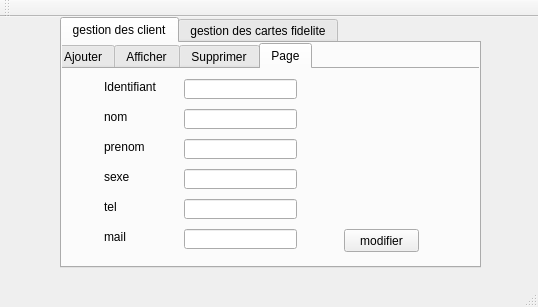
<?xml version="1.0" encoding="UTF-8"?>
<ui version="4.0">
 <class>MainWindow</class>
 <widget class="QMainWindow" name="MainWindow">
  <property name="geometry">
   <rect>
    <x>0</x>
    <y>0</y>
    <width>538</width>
    <height>307</height>
   </rect>
  </property>
  <property name="windowTitle">
   <string>Gestion des clients</string>
  </property>
  <widget class="QWidget" name="centralWidget">
   <widget class="QTabWidget" name="tabWidget">
    <property name="geometry">
     <rect>
      <x>60</x>
      <y>0</y>
      <width>421</width>
      <height>251</height>
     </rect>
    </property>
    <property name="currentIndex">
     <number>0</number>
    </property>
    <widget class="QWidget" name="tab_3">
     <attribute name="title">
      <string>gestion des client</string>
     </attribute>
     <widget class="QTabWidget" name="tabWidget_2">
      <property name="geometry">
       <rect>
        <x>-10</x>
        <y>0</y>
        <width>551</width>
        <height>271</height>
       </rect>
      </property>
      <property name="currentIndex">
       <number>3</number>
      </property>
      <widget class="QWidget" name="tab_5">
       <attribute name="title">
        <string>Ajouter</string>
       </attribute>
       <widget class="QLabel" name="label">
        <property name="geometry">
         <rect>
          <x>20</x>
          <y>30</y>
          <width>61</width>
          <height>16</height>
         </rect>
        </property>
        <property name="text">
         <string>Identifiant</string>
        </property>
       </widget>
       <widget class="QLabel" name="label_2">
        <property name="geometry">
         <rect>
          <x>20</x>
          <y>60</y>
          <width>47</width>
          <height>13</height>
         </rect>
        </property>
        <property name="text">
         <string>Nom</string>
        </property>
       </widget>
       <widget class="QLabel" name="label_3">
        <property name="geometry">
         <rect>
          <x>20</x>
          <y>90</y>
          <width>47</width>
          <height>13</height>
         </rect>
        </property>
        <property name="text">
         <string>Prénom</string>
        </property>
       </widget>
       <widget class="QLineEdit" name="lineEdit_id">
        <property name="geometry">
         <rect>
          <x>130</x>
          <y>30</y>
          <width>113</width>
          <height>20</height>
         </rect>
        </property>
       </widget>
       <widget class="QLineEdit" name="lineEdit_nom">
        <property name="geometry">
         <rect>
          <x>130</x>
          <y>60</y>
          <width>113</width>
          <height>20</height>
         </rect>
        </property>
       </widget>
       <widget class="QLineEdit" name="lineEdit_prenom">
        <property name="geometry">
         <rect>
          <x>130</x>
          <y>90</y>
          <width>113</width>
          <height>20</height>
         </rect>
        </property>
       </widget>
       <widget class="QPushButton" name="pb_ajouter">
        <property name="geometry">
         <rect>
          <x>280</x>
          <y>170</y>
          <width>75</width>
          <height>23</height>
         </rect>
        </property>
        <property name="text">
         <string>Ajouter</string>
        </property>
       </widget>
       <widget class="QLabel" name="label_9">
        <property name="geometry">
         <rect>
          <x>20</x>
          <y>120</y>
          <width>61</width>
          <height>16</height>
         </rect>
        </property>
        <property name="text">
         <string>sexe</string>
        </property>
       </widget>
       <widget class="QLabel" name="label_10">
        <property name="geometry">
         <rect>
          <x>20</x>
          <y>150</y>
          <width>61</width>
          <height>16</height>
         </rect>
        </property>
        <property name="text">
         <string>tel</string>
        </property>
       </widget>
       <widget class="QLabel" name="label_11">
        <property name="geometry">
         <rect>
          <x>20</x>
          <y>180</y>
          <width>61</width>
          <height>16</height>
         </rect>
        </property>
        <property name="text">
         <string>mail</string>
        </property>
       </widget>
       <widget class="QLineEdit" name="lineEdit_prenom_3">
        <property name="geometry">
         <rect>
          <x>130</x>
          <y>120</y>
          <width>113</width>
          <height>20</height>
         </rect>
        </property>
       </widget>
       <widget class="QLineEdit" name="lineEdit_prenom_4">
        <property name="geometry">
         <rect>
          <x>130</x>
          <y>150</y>
          <width>113</width>
          <height>20</height>
         </rect>
        </property>
       </widget>
       <widget class="QLineEdit" name="lineEdit_prenom_5">
        <property name="geometry">
         <rect>
          <x>130</x>
          <y>180</y>
          <width>113</width>
          <height>20</height>
         </rect>
        </property>
       </widget>
      </widget>
      <widget class="QWidget" name="tab_6">
       <attribute name="title">
        <string>Afficher</string>
       </attribute>
       <widget class="QTableView" name="tabclient">
        <property name="geometry">
         <rect>
          <x>10</x>
          <y>10</y>
          <width>341</width>
          <height>111</height>
         </rect>
        </property>
       </widget>
       <widget class="QPushButton" name="pushButton_2">
        <property name="geometry">
         <rect>
          <x>250</x>
          <y>150</y>
          <width>75</width>
          <height>23</height>
         </rect>
        </property>
        <property name="text">
         <string>chercher</string>
        </property>
       </widget>
       <widget class="QLineEdit" name="lineEdit_id_3">
        <property name="geometry">
         <rect>
          <x>110</x>
          <y>150</y>
          <width>113</width>
          <height>20</height>
         </rect>
        </property>
       </widget>
       <widget class="QLabel" name="label_12">
        <property name="geometry">
         <rect>
          <x>50</x>
          <y>150</y>
          <width>47</width>
          <height>13</height>
         </rect>
        </property>
        <property name="text">
         <string>id :</string>
        </property>
       </widget>
       <widget class="QPushButton" name="pushButton_5">
        <property name="geometry">
         <rect>
          <x>340</x>
          <y>150</y>
          <width>75</width>
          <height>23</height>
         </rect>
        </property>
        <property name="text">
         <string>trier</string>
        </property>
       </widget>
      </widget>
      <widget class="QWidget" name="tab_7">
       <attribute name="title">
        <string>Supprimer</string>
       </attribute>
       <widget class="QLineEdit" name="lineEdit_id_2">
        <property name="geometry">
         <rect>
          <x>140</x>
          <y>30</y>
          <width>113</width>
          <height>20</height>
         </rect>
        </property>
       </widget>
       <widget class="QLabel" name="label_4">
        <property name="geometry">
         <rect>
          <x>20</x>
          <y>30</y>
          <width>61</width>
          <height>16</height>
         </rect>
        </property>
        <property name="text">
         <string>Identifiant</string>
        </property>
       </widget>
       <widget class="QPushButton" name="pb_supprimer">
        <property name="geometry">
         <rect>
          <x>240</x>
          <y>140</y>
          <width>75</width>
          <height>23</height>
         </rect>
        </property>
        <property name="text">
         <string>Supprimer</string>
        </property>
       </widget>
      </widget>
      <widget class="QWidget" name="tab">
       <attribute name="title">
        <string>Page</string>
       </attribute>
       <widget class="QLineEdit" name="lineEdit_nom_2">
        <property name="geometry">
         <rect>
          <x>130</x>
          <y>40</y>
          <width>113</width>
          <height>20</height>
         </rect>
        </property>
       </widget>
       <widget class="QLineEdit" name="lineEdit_prenom_2">
        <property name="geometry">
         <rect>
          <x>130</x>
          <y>70</y>
          <width>113</width>
          <height>20</height>
         </rect>
        </property>
       </widget>
       <widget class="QLineEdit" name="lineEdit_sexe_2">
        <property name="geometry">
         <rect>
          <x>130</x>
          <y>100</y>
          <width>113</width>
          <height>20</height>
         </rect>
        </property>
       </widget>
       <widget class="QLineEdit" name="lineEdit_id_8">
        <property name="geometry">
         <rect>
          <x>130</x>
          <y>10</y>
          <width>113</width>
          <height>20</height>
         </rect>
        </property>
       </widget>
       <widget class="QLineEdit" name="lineEdit_tel_2">
        <property name="geometry">
         <rect>
          <x>130</x>
          <y>130</y>
          <width>113</width>
          <height>20</height>
         </rect>
        </property>
       </widget>
       <widget class="QLineEdit" name="lineEdit_mail_2">
        <property name="geometry">
         <rect>
          <x>130</x>
          <y>160</y>
          <width>113</width>
          <height>20</height>
         </rect>
        </property>
       </widget>
       <widget class="QLabel" name="label_13">
        <property name="geometry">
         <rect>
          <x>50</x>
          <y>10</y>
          <width>61</width>
          <height>16</height>
         </rect>
        </property>
        <property name="text">
         <string>Identifiant</string>
        </property>
       </widget>
       <widget class="QLabel" name="label_14">
        <property name="geometry">
         <rect>
          <x>50</x>
          <y>40</y>
          <width>61</width>
          <height>16</height>
         </rect>
        </property>
        <property name="text">
         <string>nom</string>
        </property>
       </widget>
       <widget class="QLabel" name="label_15">
        <property name="geometry">
         <rect>
          <x>50</x>
          <y>70</y>
          <width>61</width>
          <height>16</height>
         </rect>
        </property>
        <property name="text">
         <string>prenom</string>
        </property>
       </widget>
       <widget class="QLabel" name="label_16">
        <property name="geometry">
         <rect>
          <x>50</x>
          <y>100</y>
          <width>61</width>
          <height>16</height>
         </rect>
        </property>
        <property name="text">
         <string>sexe</string>
        </property>
       </widget>
       <widget class="QLabel" name="label_17">
        <property name="geometry">
         <rect>
          <x>50</x>
          <y>160</y>
          <width>61</width>
          <height>16</height>
         </rect>
        </property>
        <property name="text">
         <string>mail</string>
        </property>
       </widget>
       <widget class="QLabel" name="label_18">
        <property name="geometry">
         <rect>
          <x>50</x>
          <y>130</y>
          <width>61</width>
          <height>16</height>
         </rect>
        </property>
        <property name="text">
         <string>tel</string>
        </property>
       </widget>
       <widget class="QPushButton" name="pushButton_3">
        <property name="geometry">
         <rect>
          <x>290</x>
          <y>160</y>
          <width>75</width>
          <height>23</height>
         </rect>
        </property>
        <property name="text">
         <string>modifier</string>
        </property>
       </widget>
      </widget>
     </widget>
    </widget>
    <widget class="QWidget" name="tab_4">
     <attribute name="title">
      <string>gestion des cartes fidelite</string>
     </attribute>
     <widget class="QTabWidget" name="tabWidget_3">
      <property name="geometry">
       <rect>
        <x>0</x>
        <y>0</y>
        <width>401</width>
        <height>261</height>
       </rect>
      </property>
      <property name="currentIndex">
       <number>1</number>
      </property>
      <widget class="QWidget" name="tab_8">
       <attribute name="title">
        <string>Ajouter</string>
       </attribute>
       <widget class="QLabel" name="label_5">
        <property name="geometry">
         <rect>
          <x>20</x>
          <y>30</y>
          <width>61</width>
          <height>16</height>
         </rect>
        </property>
        <property name="text">
         <string>code</string>
        </property>
       </widget>
       <widget class="QLabel" name="label_6">
        <property name="geometry">
         <rect>
          <x>20</x>
          <y>90</y>
          <width>47</width>
          <height>13</height>
         </rect>
        </property>
        <property name="text">
         <string>points</string>
        </property>
       </widget>
       <widget class="QLineEdit" name="lineEdit_code">
        <property name="geometry">
         <rect>
          <x>130</x>
          <y>30</y>
          <width>113</width>
          <height>20</height>
         </rect>
        </property>
       </widget>
       <widget class="QLineEdit" name="lineEdit_points">
        <property name="geometry">
         <rect>
          <x>130</x>
          <y>90</y>
          <width>113</width>
          <height>20</height>
         </rect>
        </property>
       </widget>
       <widget class="QPushButton" name="pb_ajouter_2">
        <property name="geometry">
         <rect>
          <x>280</x>
          <y>170</y>
          <width>75</width>
          <height>23</height>
         </rect>
        </property>
        <property name="text">
         <string>Ajouter</string>
        </property>
       </widget>
      </widget>
      <widget class="QWidget" name="tab_9">
       <attribute name="title">
        <string>Afficher</string>
       </attribute>
       <widget class="QTableView" name="tabclient_2">
        <property name="geometry">
         <rect>
          <x>10</x>
          <y>10</y>
          <width>371</width>
          <height>151</height>
         </rect>
        </property>
       </widget>
       <widget class="QLineEdit" name="lineEdit">
        <property name="geometry">
         <rect>
          <x>190</x>
          <y>170</y>
          <width>113</width>
          <height>20</height>
         </rect>
        </property>
       </widget>
       <widget class="QPushButton" name="pushButton">
        <property name="geometry">
         <rect>
          <x>310</x>
          <y>170</y>
          <width>75</width>
          <height>23</height>
         </rect>
        </property>
        <property name="text">
         <string>chercher</string>
        </property>
       </widget>
       <widget class="QLabel" name="label_7">
        <property name="geometry">
         <rect>
          <x>120</x>
          <y>170</y>
          <width>47</width>
          <height>13</height>
         </rect>
        </property>
        <property name="text">
         <string>code :</string>
        </property>
       </widget>
       <widget class="QPushButton" name="pushButton_4">
        <property name="geometry">
         <rect>
          <x>20</x>
          <y>170</y>
          <width>75</width>
          <height>23</height>
         </rect>
        </property>
        <property name="text">
         <string>trier</string>
        </property>
       </widget>
      </widget>
      <widget class="QWidget" name="tab_10">
       <attribute name="title">
        <string>Supprimer</string>
       </attribute>
       <widget class="QLineEdit" name="lineEdit_id_4">
        <property name="geometry">
         <rect>
          <x>140</x>
          <y>30</y>
          <width>113</width>
          <height>20</height>
         </rect>
        </property>
       </widget>
       <widget class="QLabel" name="label_8">
        <property name="geometry">
         <rect>
          <x>20</x>
          <y>30</y>
          <width>61</width>
          <height>16</height>
         </rect>
        </property>
        <property name="text">
         <string>Identifiant</string>
        </property>
       </widget>
       <widget class="QPushButton" name="pb_supprimer_2">
        <property name="geometry">
         <rect>
          <x>240</x>
          <y>140</y>
          <width>75</width>
          <height>23</height>
         </rect>
        </property>
        <property name="text">
         <string>Supprimer</string>
        </property>
       </widget>
      </widget>
      <widget class="QWidget" name="tab_2">
       <attribute name="title">
        <string>Page</string>
       </attribute>
       <widget class="QLineEdit" name="lineEdit_code_2">
        <property name="geometry">
         <rect>
          <x>110</x>
          <y>60</y>
          <width>113</width>
          <height>20</height>
         </rect>
        </property>
       </widget>
       <widget class="QLineEdit" name="lineEdit_code_3">
        <property name="geometry">
         <rect>
          <x>110</x>
          <y>120</y>
          <width>113</width>
          <height>20</height>
         </rect>
        </property>
       </widget>
       <widget class="QLabel" name="label_19">
        <property name="geometry">
         <rect>
          <x>50</x>
          <y>60</y>
          <width>61</width>
          <height>16</height>
         </rect>
        </property>
        <property name="text">
         <string>code</string>
        </property>
       </widget>
       <widget class="QLabel" name="label_20">
        <property name="geometry">
         <rect>
          <x>50</x>
          <y>120</y>
          <width>61</width>
          <height>16</height>
         </rect>
        </property>
        <property name="text">
         <string>points</string>
        </property>
       </widget>
       <widget class="QPushButton" name="pb_modifier_4">
        <property name="geometry">
         <rect>
          <x>260</x>
          <y>150</y>
          <width>75</width>
          <height>23</height>
         </rect>
        </property>
        <property name="text">
         <string>modifier</string>
        </property>
       </widget>
      </widget>
     </widget>
    </widget>
   </widget>
  </widget>
  <widget class="QMenuBar" name="menuBar">
   <property name="geometry">
    <rect>
     <x>0</x>
     <y>0</y>
     <width>538</width>
     <height>21</height>
    </rect>
   </property>
  </widget>
  <widget class="QToolBar" name="mainToolBar">
   <attribute name="toolBarArea">
    <enum>TopToolBarArea</enum>
   </attribute>
   <attribute name="toolBarBreak">
    <bool>false</bool>
   </attribute>
  </widget>
  <widget class="QStatusBar" name="statusBar"/>
 </widget>
 <layoutdefault spacing="6" margin="11"/>
 <resources/>
 <connections/>
</ui>
